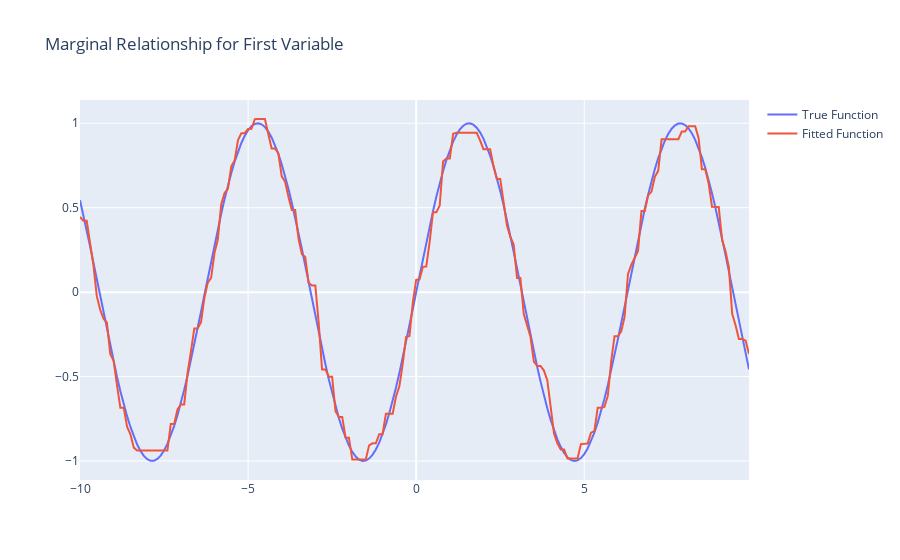

The notebook cell saved with this chart:
### Markdown cell above
We can see this is working. We can also look at the marginal relationship for each input variable:

### Code cell
plot_x_0 = np.linspace(
    params[0]["unique_vals"].min(),
    params[0]["unique_vals"].max(),
    len(params[0]["unique_vals"]),
)

fig = go.Figure(
    [
        go.Scatter(x=plot_x_0, y=np.sin(plot_x_0), name="True Function"),
        go.Scatter(
            x=params[0]["unique_vals"],
            y=params[0]["beta_vec"].value,
            name="Fitted Function",
        ),
    ],
)
fig.update_layout(title="Marginal Relationship for First Variable")
fig.show()

### Figure 1 — Plotly figure (JSON) as saved in the notebook; plotly's stock layout.template omitted (floating-point values rounded to 4 significant figures; data arrays with more than 128 entries replaced by an {"elided": "..."} marker saying what was removed)
{"data": [{"name": "True Function", "type": "scatter", "x": {"elided": "200 float values"}, "y": {"elided": "200 float values"}}, {"name": "Fitted Function", "type": "scatter", "x": {"elided": "200 float values"}, "y": {"elided": "200 float values"}}], "layout": {"title": {"text": "Marginal Relationship for First Variable"}}}
